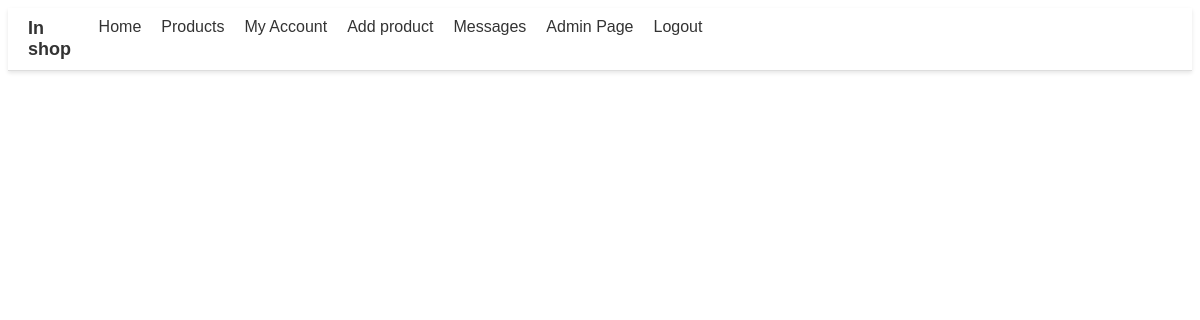
/php/chat/my_messages.php (signed in), run on an earlier commit of the app's database.
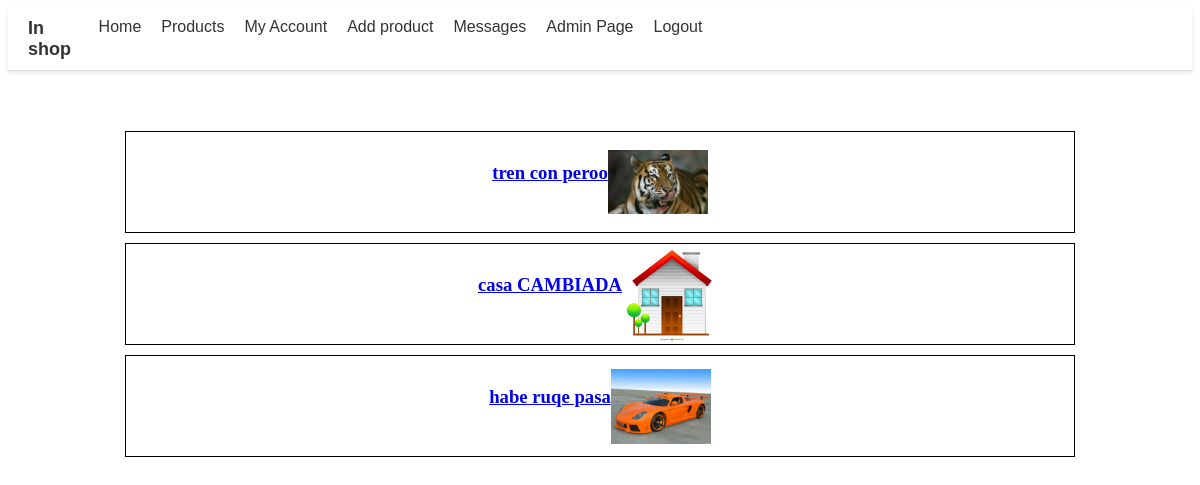
And on a later commit of the database.
### tables this page shows
CREATE TABLE `chat` (
  `chat_id` int(11) NOT NULL,
  `user_id_1` int(11) NOT NULL,
  `user_id_2` int(11) NOT NULL,
  `product_id` int(11) NOT NULL,
  `message` text NOT NULL,
  `date` date NOT NULL DEFAULT current_timestamp(),
  `seen` tinyint(1) NOT NULL DEFAULT current_timestamp()
);

CREATE TABLE `product` (
  `product_id` int(9) NOT NULL,
  `product_name` varchar(30) NOT NULL,
  `price` float NOT NULL DEFAULT 0,
  `user_id` int(11) NOT NULL,
  `photo` text DEFAULT NULL,
  `description` text DEFAULT NULL,
  `user_name` varchar(50) NOT NULL,
  `upload_date` date NOT NULL DEFAULT current_timestamp()
);

### php/chat/my_messages.php (the view, shortened to what this page needs)
<?php
include '../navbar.php';
function ft_get_my_chats($user_id)
{
    $connexion = ft_create_conexion();
    $sql = "SELECT * FROM chat WHERE user_id_1 = ? OR user_id_2 = ?";
    $stmt = $connexion->prepare($sql);
    $stmt->bind_param("ii", $user_id, $user_id);
    $stmt->execute();
    $result = $stmt->get_result();
    $chats = [];
    if ($result->num_rows > 0)
    {
        while ($row = $result->fetch_assoc())
        {
            $chats[] = $row;
        }
    }
    return $chats;
}
function ft_get_produc_info($product_id)
{
    $connexion = ft_create_conexion();
    $sql = "SELECT * FROM product WHERE product_id = ?";
    $stmt = $connexion->prepare($sql);
    $stmt->bind_param("i", $product_id);
    $stmt->execute();
    $result = $stmt->get_result();
    $product_name = $result->fetch_assoc();
    return $product_name;
}
function ft_get_photos($photo_folder)
{
    $photos = [];
    $folder_path = $_SERVER['DOCUMENT_ROOT'] . "/tfg_shop/images/products/" . $photo_folder;
    if (file_exists($folder_path)) {
        $files = scandir($folder_path);
        foreach ($files as $file)
        {
            if ($file != '.' && $file != '..')
            {
                $photos[] = $file;
            }
        }
    }
    return $photos;
}
function ft_print_photo($product_id)
{
    $product = ft_get_produc_info($product_id);
    $photos = ft_get_photos($product['photo']);
    echo "<div class='image-gallery' id='product-{$product['product_id']}'>";
    if (count($photos) > 0) {
        echo "<img src='/tfg_shop/images/products/{$product['photo']}/{$photos[0]}' width='100px'>";
    }
    echo "</div>";
}
function ft_print_chats($chats)
{
    foreach ($chats as $chat)
    {
        echo "<div class='chat'>";
        echo "<a href='chat_product.php?product_id=" . $chat['product_id'] . "'>";
        $product_name = ft_get_produc_info($chat['product_id']);
        echo "<h3>" . $product_name['product_name'] . "</h3>";
        echo "<br>";
        echo "</a>";
        ft_print_photo($chat['product_id']);
        echo "</div>";
    }
}
?>
<!DOCTYPE html>
<html lang="en">
<head>
</head>
<body>
    <div class="chats">
        <?php
        $chats = ft_get_my_chats($_COOKIE['user_id']);
        ft_print_chats($chats);
        ?>
    </div>
</body>
</html>

### php/navbar.php (shortened to what this page needs)
<link rel="stylesheet" href="/tfg_shop/css/navbar.css">
<?php
	function ft_display_loged()
	{
		echo "<li class='nav-item'>";
		echo "<a class='nav-link' href='/tfg_shop/php/my_account.php'>My Account</a>";
		echo "</li>";
		echo "<li class='nav-item'>";
		echo "<a class='nav-link' href='/tfg_shop/php/add_product.php'>Add product</a>";
		echo "</li>";
		echo "<li class='nav-item'>";
		echo "<a class='nav-link' href='/tfg_shop/php/chat/my_messages.php'>Messages</a>";
		echo "</li>";
		if(ft_is_admin() == true)
		{
			echo "<li class='nav-item'>";
			echo "<a class='nav-link' href='/tfg_shop/php/admin/admin_header.php'>Admin Page</a>";
			echo "</li>";
		}
		echo "<li class='nav-item'>";
		echo "<a class='nav-link' href='/tfg_shop/php/functions/logout.php'>Logout</a>";
		echo "</li>";
	}
	function ft_if_user_is_logged()
	{
		if(isset($_COOKIE["user_id"]) && isset($_COOKIE["username"]) && isset($_COOKIE["name"]) && isset($_COOKIE["surname"]) && isset($_COOKIE["email"]))
			return (true);
		else
			return (false);
	}
	function	ft_is_admin()
	{
		if(isset($_COOKIE["admin"]) && $_COOKIE["admin"] == 1)
			return (true);
		else
			return (false);
	}
?>
<nav class="navbar">
	<div class="navbar-container">
	  <a class="navbar-brand" href="/tfg_shop/php/index.php">In shop</a>
	  <div class="navbar-collapse" id="navbarSupportedContent">
		<ul class="navbar-nav">
		  <li class="nav-item">
			<a class="nav-link" href="/tfg_shop/php/index.php">Home</a>
		  </li>
		  <li class="nav-item">
			<a class="nav-link" href="/tfg_shop/php/all_products_page.php">Products</a>
		  </li>
		  <?php
			if(ft_if_user_is_logged() == true)
				ft_display_loged();
			else
				ft_display_not_loged();
		  ?>
		</ul>
	  </div>
	</div>
</nav>

### css/navbar.css (style rules this page uses)
.navbar { background-color: #ffffff; box-shadow: 0 2px 4px rgba(0, 0, 0, 0.1); padding: 10px 20px; font-family: "Montserrat", sans-serif; transition: padding 0.2s ease-in-out; }
.navbar-container { max-width: 1200px; margin: 0 auto; display: flex; justify-content: space-between; }
.navbar-brand { color: #333333; font-weight: bold; text-decoration: none; font-size: 18px; }
.navbar-collapse { flex-basis: 100%; align-items: center; }
.navbar-nav { display: flex; list-style: none; margin: 0; padding: 0; }
.nav-item { margin: 0 10px; }
.nav-link { color: #333333; text-decoration: none; font-size: 16px; transition: color 0.2s ease-in-out; font-family: "Montserrat", sans-serif; }
.navbar { border-bottom: 1px solid #ddd; }
.navbar { transition: background-color 0.2s ease-in-out; }

### php/chat/my_messages.php (style rules this page uses)
.chats { display: flex; flex-direction: column; align-items: center; margin-top: 50px; }
.chat { width: 80%; height: 100px; border: 1px solid black; margin-top: 10px; display: flex; justify-content: center; align-items: center; }
.chat h3 { margin: 0px; }

What changed in the data, as far as the page shows it:
added chat: product.product_name "tren con peroo", product.photo (picture)
added chat: product.product_name "casa CAMBIADA", product.photo (picture)
added chat: product.product_name "habe ruqe pasa", product.photo (picture)
